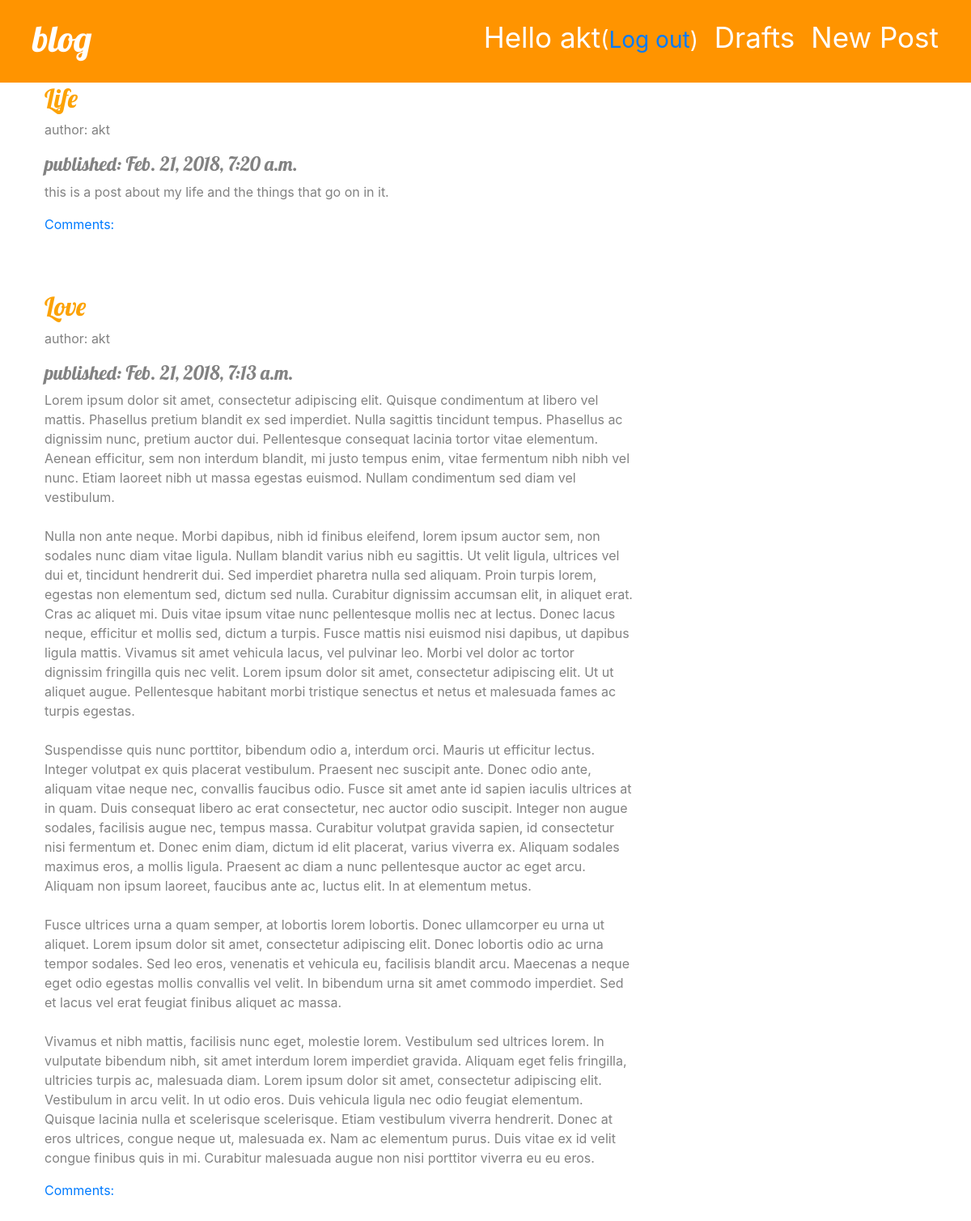
The app's page / (signed in) with its own data.
### posts/models.py (models this page shows, shortened)
class Post(models.Model):
    author = models.ForeignKey(settings.AUTH_USER_MODEL, on_delete=models.CASCADE)
    title = models.CharField(max_length=255)
    body = models.TextField()
    date_created = models.DateTimeField(default=timezone.now)
    date_mod = models.DateTimeField(blank=True, null=True)
    date_pub = models.DateTimeField(blank=True, null=True)

### posts/views.py (the view)
# urls.py: path('', views.post_list, name='post_list'),
def post_list(request):
    posts = Post.objects.filter(date_pub__lte=timezone.now()).order_by('-date_pub')
    return render(request, 'posts/post_list.html', {'posts': posts})

### posts/templates/posts/post_list.html
{% extends 'posts/base.html' %}
{% block content %}
  {% for post in posts %}
    <div class="post">
      <div class="date">
        <h2><a href="{% url 'post_detail' pk=post.pk %}">{{ post.title }}</a></h2>
        <p>author: {{ post.author.username }}</p>
        <h4>published: {{ post.date_pub }}</h4>
        <p>{{ post.body|linebreaksbr }}</p>
        <a href="{% url 'post_detail' pk=post.pk %}">Comments: {{ post.approved_comments.count }}</a>
      </div>
    </div>
  {% endfor %}
{% endblock %}

### posts/templates/posts/base.html (shortened to what this page needs)
{% load staticfiles %}
<!doctype html>
<html lang="en">
  <head>
    <link rel="stylesheet" href="https://maxcdn.bootstrapcdn.com/bootstrap/4.0.0/css/bootstrap.min.css">
    <link rel="stylesheet" href="{% static 'css/style.css' %}">
  </head>
  <body>
    <div class="page-header">
      {% if user.is_authenticated %}
        <a href="{% url 'post_new' %}" class="top-menu">New Post</a>
        <a href="{% url 'post_draft_list' %}" class="top-menu">Drafts</span></a>
        <p class="top-menu">Hello {{ user.username }}<small>(<a href="{% url 'logout' %}">Log out</a>)</small></p>
      {% else %}
        <a href="{% url 'login' %}" class="top-menu"><span class="glyphicon glyphicon-lock">Login</span></a>
      {% endif %}
      <h1><a href="/">blog</a></h1>
    </div>
    <div class="content container">
      <div class="row">
        <div class="col-md-8">
          {% block content %}
          {% endblock %}
        </div>
      </div>
  </div>
  </body>
</html>

### posts/static/css/style.css (style rules this page uses)
h2 a { color: #FCA205; font-family: 'Lobster'; }
.page-header { background-color: #ff9400; margin-top: 0; padding: 20px 20px 20px 40px; }
.page-header h1, .page-header h1 a, .page-header h1 a:visited, .page-header h1 a:active { color: #ffffff; font-size: 45px; text-decoration: none; }
.content { margin-left: 40px; }
h1, h2, h3, h4 { font-family: "Lobster", cursive; }
.date, .author { color: #828282; }
.top-menu, .top-menu:hover, .top-menu:visited { color: #ffffff; float: right; font-size: 35px; margin-right: 20px; }
.post { margin-bottom: 70px; }

### records on screen
Post: title "Life", author.username "akt", date_pub "Feb. 21, 2018, 7:20 a.m.", body "this is a post about my life and the things that go on in it."
Post: title "Love", author.username "akt", date_pub "Feb. 21, 2018, 7:13 a.m.", body "Lorem ipsum dolor sit amet, consectetur adipiscing elit. Quisque condimentum at libero vel mattis. Phasellus pretium blandit ex sed imperdiet. Nulla sagittis tincidunt tempus. Phasellus ac dignissim nunc, pretium auctor dui. Pellentesque consequat lacinia tortor vitae elementum. Aenean efficitur, sem non interdum blandit, mi justo tempus enim, vitae fermentum nibh nibh vel nunc. Etiam laoreet nibh ut massa egestas euismod. Nullam condimentum sed diam vel vestibulum. Nulla non ante neque. Morbi dapibus, nibh id finibus eleifend, lorem ipsum auctor sem, non sodales nunc diam vitae ligula. Nullam blandit varius nibh eu sagittis. Ut velit ligula, ultrices vel dui et, tincidunt hendrerit dui.…"

### other values on screen
{{ user.username }} "akt"
